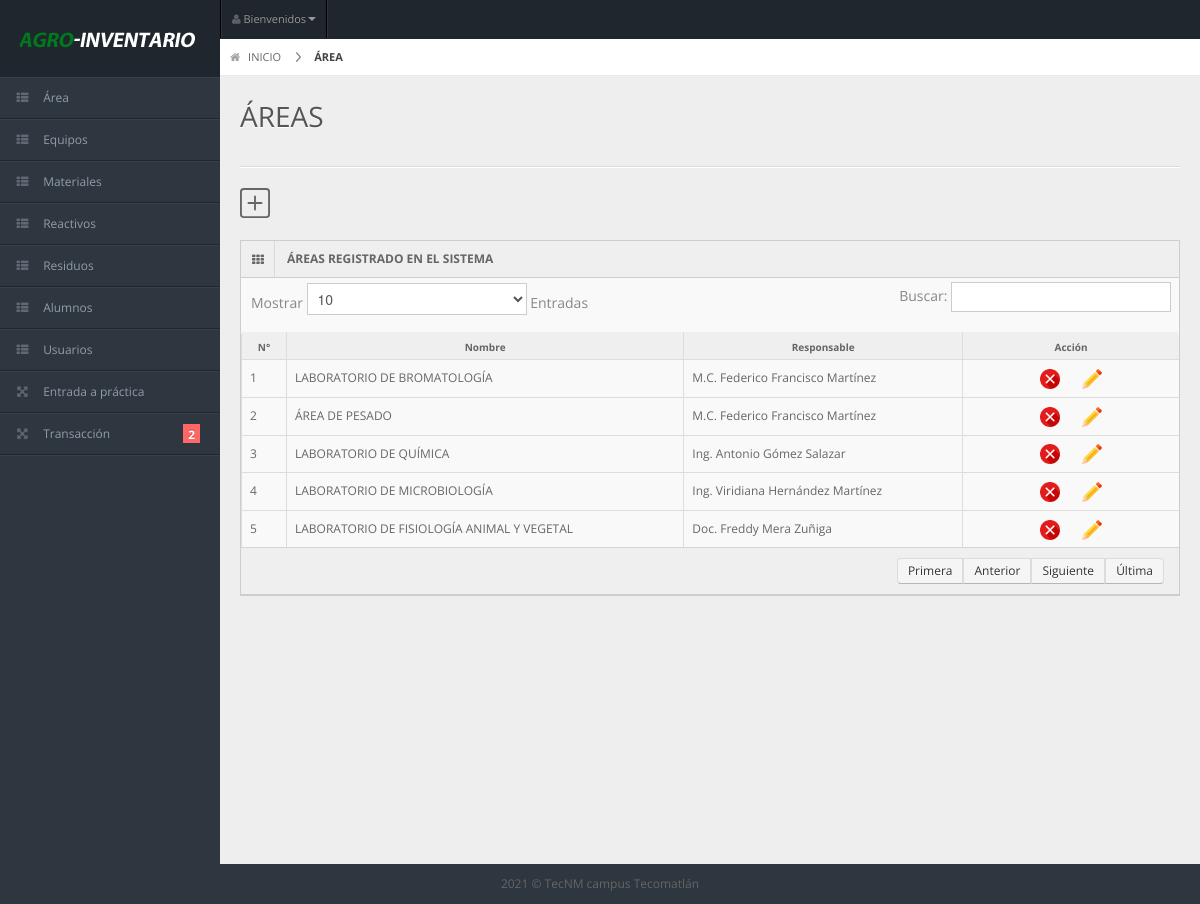
Screenshot of /l_area.php (signed in) with the database file from the repository.
### tables this page shows
CREATE TABLE `area` (
  `idarea` int(11) NOT NULL,
  `nombrearea` varchar(60) DEFAULT NULL,
  `responsable` varchar(60) DEFAULT NULL
);

### l_area.php (the view, shortened to what this page needs)
 <?php
 if ($_SESSION['validar'] ==1) {
?>
<!DOCTYPE html>
<?php
require_once 'connect.php';
?>
<html lang="en">
<head>
  <link rel="stylesheet" href="css/bootstrap.min.css" />
  <link rel="stylesheet" href="css/bootstrap-responsive.min.css" />
  <link rel="stylesheet" href="css/uniform.css" />
  <link rel="stylesheet" href="css/select2.css" />
  <link rel="stylesheet" href="css/matrix-style.css" />
  <link rel="stylesheet" href="css/matrix-media.css" />
  <link href="font-awesome/css/font-awesome.css" rel="stylesheet" />
</head>
<body>
  <?php
  include('menu.php');
  ?>
  <div id="content">
    <div id="content-header">
      <div id="breadcrumb"> <a href="index.php" title="Go to Home" class="tip-bottom"><i class="icon-home"></i> INICIO</a> <a href="#" class="current">ÁREA</a> </div>
      <h1>ÁREAS</h1>
    </div>
    <div class="container-fluid">
      <hr>
      <div class="row-fluid">
        <div class="span12">
          <a href="area.php"></a>
          <div class="widget-box">
            <div class="widget-title"> <span class="icon"><i class="icon-th"></i></span>
              <h5>ÁREAS REGISTRADO EN EL SISTEMA</h5>
            </div>
            <div class="widget-content nopadding">
              <table class="table table-bordered data-table">
                <thead>
                  <tr>
                    <th>N°</th>
                    <th>Nombre</th>
                    <th>Responsable</th>
                    <th>Acción</th>
                  </tr>
                </thead>
                <tbody>
                  <?php
                  $qarea = $conn->query("SELECT * FROM `area`") or die(mysqli_error());
                  $count = 0;
                  while($fila = $qarea->fetch_array()){
                    $count++;
                    ?>
                    <tr>
                      <td><?php echo $count; ?></td>
                      <td><?php echo $fila['nombrearea']?></td>
                      <td><?php echo $fila['responsable']?></td>
                      <td style="text-align: center; width: 200px;" >
                        <a onclick="preguntar(<?php echo $fila['idarea']?>)"><img src="img/boton-x.png"  width="20" height="20" border=0/> </a>
                        <?php echo "<a href='actualizar_area.php?idarea=".$fila['idarea']."'> <img src='img/boton-editar.png'  width='20' height='20' border=0/> </a>"; ?>
                      </td>
                    </tr>
                    <?php
                  }
                  ?>
                </tbody>
              </table>
            </div>
          </div>
        </div>
      </div>
    </div>
  </div>
  <div class="row-fluid">
    <div id="footer" class="span12"> 2021 &copy; TecNM campus Tecomatlán</a> </div>
  </div>
</body>
</html>
<?php
}else{
  header("location:Login.php");
}
?>

### css/matrix-style.css (style rules this page uses)
* { outline:none !important; -moz-outline: none !important; }
html, body { height:100% }
body { overflow-x: hidden; margin-top: -10px; font-family: 'Open Sans', sans-serif; font-size:12px; color:#666; }
a { color:#666; }
select, textarea, input[type="text"], input[type="password"], input[type="datetime"], input[type="datetime-local"], input[type="date"], input[type="month"], input[type="time"], input[type="week"], input[type="number"], input[type="email"], input[type="url"], input[type="search"], input[type="tel"], input[type="color"], .uneditable-input, .label, .dropdown-menu, .btn, .well, .progress, .table-bordered, .btn-group > .btn:first-child, .btn-group > .btn:last-child, .btn-group > .btn:last-child, .btn-group > .dropdown-toggle, .alert { border-radius:0px; }
#footer { padding:10px; text-align:center; }
hr { border-top-color:#dadada; }
#content { background: none repeat scroll 0 0 #eeeeee; margin-left: 220px; margin-right: 0; padding-bottom: 25px; position: relative; min-height:100%; width: auto; }
#content-header { position: abslute; width: 100%; margin-top: -38px; z-index: 20; }
#content-header h1 { color: #555555; font-size: 28px; font-weight: normal; float: none; text-shadow: 0 1px 0 #ffffff; margin-left: 20px; position: relative; }
#content-header h1, #content-header .btn-group { margin-top: 20px; }
#breadcrumb { background-color: #fff; border-bottom: 1px solid #e3ebed; }
#breadcrumb a { padding: 8px 20px 8px 10px; display: inline-block; background-image: url('../img/breadcrumb.png'); background-position: center right; background-repeat: no-repeat; font-size: 11px; color: #666666; }
#breadcrumb a:last-child { background-image:none; }
#breadcrumb a.current { font-weight: bold; color: #444444; }
#breadcrumb a i { margin-right: 5px; opacity: .6; }
.stat-boxes .peity_bar_good, .stat-boxes .peity_line_good, { color: #459D1C; }
.widget-box { background: none repeat scroll 0 0 #F9F9F9; border-left: 1px solid #CDCDCD; border-top: 1px solid #CDCDCD; border-right: 1px solid #CDCDCD; clear: both; margin-top: 16px; margin-bottom: 16px; position: relative; }
.widget-title, .modal-header, .table th, div.dataTables_wrapper .ui-widget-header { background:#efefef; border-bottom: 1px solid #CDCDCD; height: 36px; }
.widget-title span.icon { padding: 9px 10px 7px 11px; float: left; border-right:1px solid #dadada; }
.widget-title h5 { color: #666; float: left; font-size: 12px; font-weight: bold; padding: 12px; line-height: 12px; margin: 0; }
.widget-content { padding:15px; border-bottom: 1px solid #cdcdcd; }
.table th { height: auto; font-size: 10px; padding: 5px 10px 2px; border-bottom: 0; text-align: center; color: #666666; }
.nopadding { padding: 0 !important; }
.nopadding .table { margin-bottom: 0; }
.nopadding .table-bordered { border: 0; }

### css/matrix-media.css (style rules this page uses)
body { background:#2E363F; }

### rows the page displays
area: nombrearea "LABORATORIO DE BROMATOLOGÍA", responsable "M.C. Federico Francisco Martínez"
area: nombrearea "ÁREA DE PESADO", responsable "M.C. Federico Francisco Martínez"
area: nombrearea "LABORATORIO DE QUÍMICA", responsable "Ing. Antonio Gómez Salazar"
area: nombrearea "LABORATORIO DE MICROBIOLOGÍA", responsable "Ing. Viridiana Hernández Martínez"
area: nombrearea "LABORATORIO DE FISIOLOGÍA ANIMAL Y VEGETAL", responsable "Doc. Freddy Mera Zuñiga"
